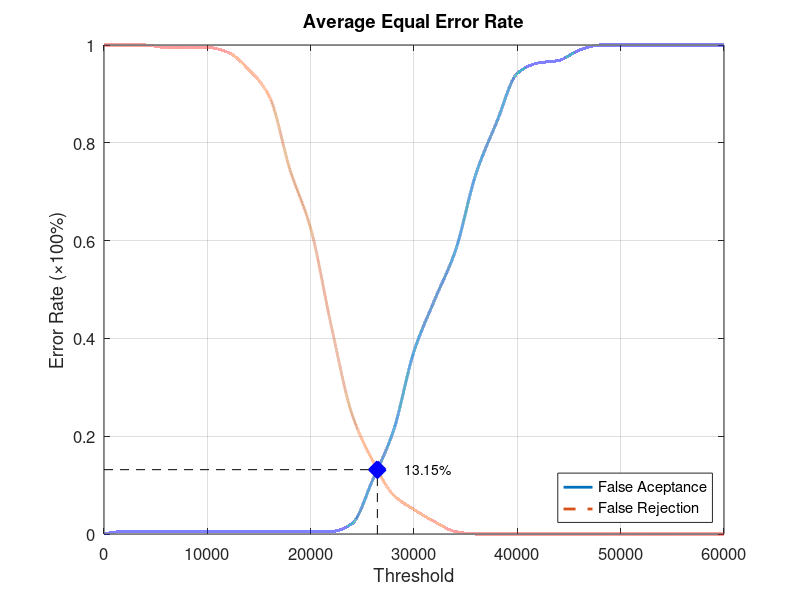
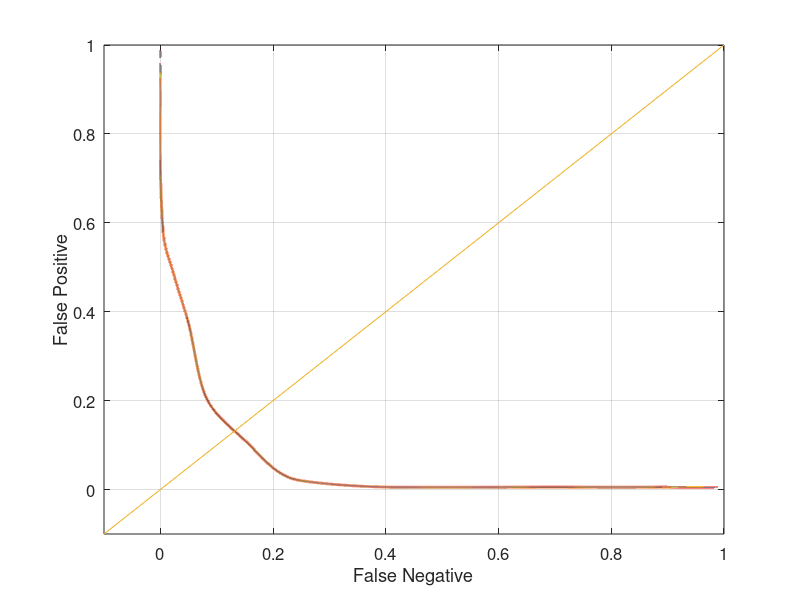

Recreate these plots in MATLAB, in order.
function yEER = Database1_4
close all;
clear;
clc;
x = 0:2000:60000;
xq = 0:0.5:60000;

y0 = [0 0.00526316 0.00526316 0.00526316 0.00526316 0.00526316 0.00526316 0.00526316 0.00526316 0.00526316 0.00526316 0.00526316 0.0210526 0.110526 0.210526 0.373684 0.478947 0.578947 0.736842 0.842105 0.942105 0.963158 0.968421 0.989474 1 1 1 1 1 1 1];
yy0 = interp1(x, y0, xq, 'pchip');
y1 = [1 1 1 0.995 0.995 0.995 0.985 0.95 0.895 0.745 0.625 0.425 0.245 0.15 0.08 0.05 0.025 0.005 0 0 0 0 0 0 0 0 0 0 0 0 0];
yy1 = interp1(x, y1, xq, 'pchip');

% Calculating EER: 
y2 = abs(y0 - y1);
find(y2 == min(y2))
yy2 = abs(yy0 - yy1);
xEER = find(yy2 == min(yy2));
xEERIndex = xq(xEER) % X-axis EER
yEER = yy0(xEER) % Y-axis EER

main = figure
plot(xq, yy0,'-','LineWidth', 2);	hold on
plot(xq, yy1,'--','LineWidth', 2);	hold on
plot([xEERIndex xEERIndex], [0 yEER], 'k--');	hold on
plot([0 xEERIndex], [yEER yEER], 'k--');	hold on
plot(xEERIndex, yEER, 'bx', 'LineWidth', 10);	hold on
text(xEERIndex + 10 * xEERIndex / 100, yEER, [num2str(round((10000 * yEER)) / 100) '%'])
legend('False Aceptance', 'False Rejection', 'Location', 'SouthEast')
xlabel('Threshold')
ylabel('Error Rate (\times100%)')
title('Average Equal Error Rate')
set(gca, 'FontSize', 12)
axis([0 60000 0 1])
grid on

print(main, 'Database1_4Main', '-dpng');
FNRxFPR = figure('Color', [1 1 1]);
plot(yy1, yy0, '-', yy1, yy0, 'LineWidth', 2);
hold on
y = -0.1:0.1:1
plot(y, y); 
set(gca, 'FontSize', 12)
xlabel('False Negative')
ylabel('False Positive')
axis([-0.1 1 -0.1 1])
set(gca, 'FontSize', 12)
grid on

print(FNRxFPR, 'Database1_4FNRxFPR','-dpng');
end
